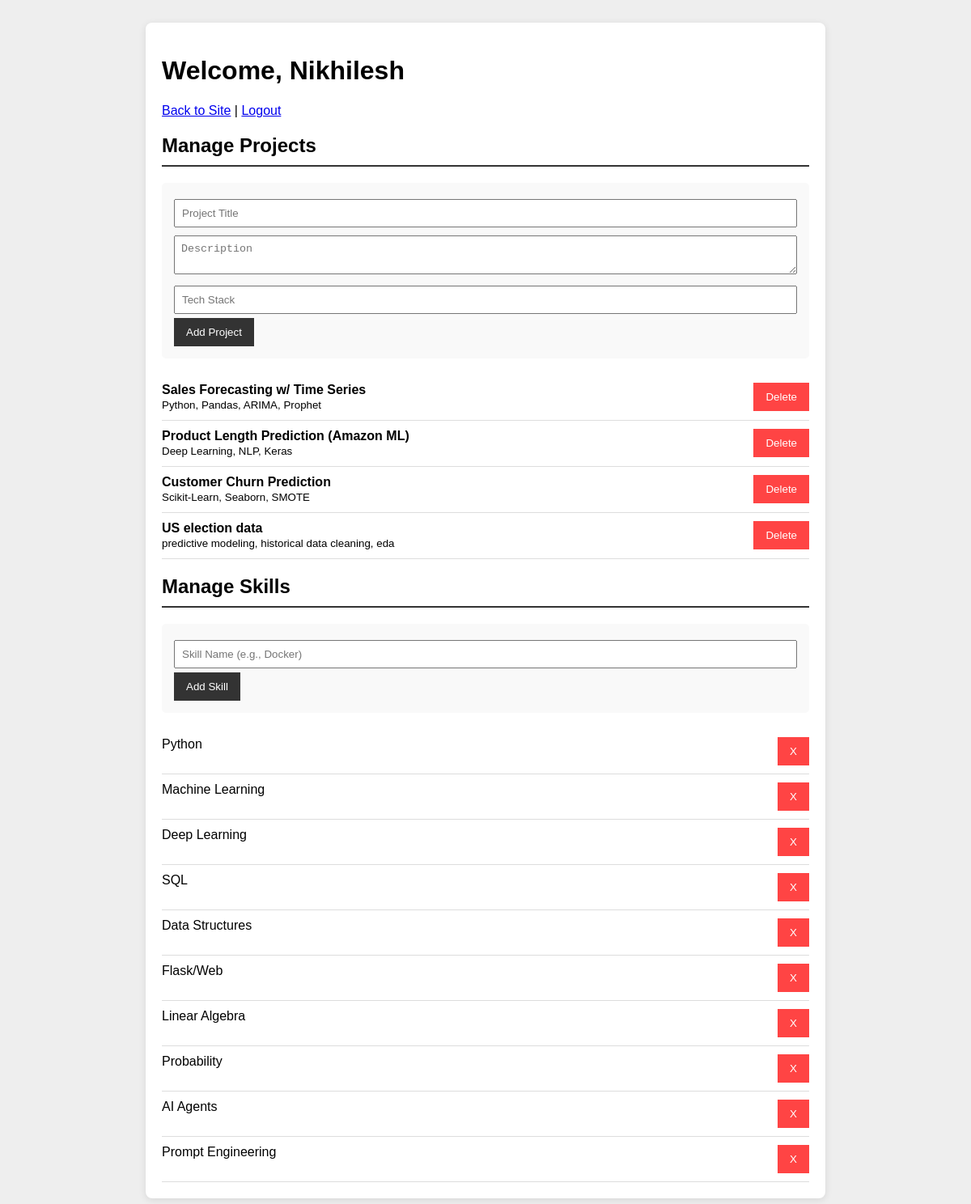
/admin (signed in), run on the app's committed database.
### tables this page shows
CREATE TABLE projects 
                 (id INTEGER PRIMARY KEY, title TEXT, description TEXT, stack TEXT, link TEXT);

CREATE TABLE skills 
                 (id INTEGER PRIMARY KEY, name TEXT, category TEXT);

### app.py (the view, shortened to what this page needs)
@app.route('/admin', methods=['GET', 'POST'])
def admin():
    if 'user' not in session:
        return redirect(url_for('login'))
    conn = sqlite3.connect('portfolio.db')
    conn.row_factory = sqlite3.Row
    c = conn.cursor()
    projects = c.execute('SELECT * FROM projects').fetchall()
    skills = c.execute('SELECT * FROM skills').fetchall()
    conn.close()
    return render_template('admin.html', projects=projects, skills=skills)

### templates/admin.html (shortened to what this page needs)
<!DOCTYPE html>
<html>
<head>
</head>
<body>
    <div class="container">
        <h1>Welcome, Nikhilesh</h1>
        <a href="/">Back to Site</a> | <a href="/logout">Logout</a>
        <h2>Manage Projects</h2>
        <form method="POST">
            <input type="text" name="title" placeholder="Project Title" required>
            <textarea name="desc" placeholder="Description" required></textarea>
            <input type="text" name="stack" placeholder="Tech Stack" required>
            <button type="submit" name="add_project">Add Project</button>
        </form>
        <div>
            {% for project in projects %}
            <div class="item">
                <div><strong>{{ project.title }}</strong><br><small>{{ project.stack }}</small></div>
                <form method="POST" style="display:inline; background:none; padding:0; margin:0;">
                    <button type="submit" name="delete_project" class="delete-btn">Delete</button>
                </form>
            </div>
            {% endfor %}
        </div>
        <h2>Manage Skills</h2>
        <form method="POST">
            <input type="text" name="name" placeholder="Skill Name (e.g., Docker)" required>
            <button type="submit" name="add_skill">Add Skill</button>
        </form>
        <div>
            {% for skill in skills %}
            <div class="item">
                <span>{{ skill.name }}</span>
                <form method="POST" style="display:inline; background:none; padding:0; margin:0;">
                    <button type="submit" name="delete_skill" class="delete-btn">X</button>
                </form>
            </div>
            {% endfor %}
        </div>
    </div>
</body>
</html>

### templates/admin.html (style rules this page uses)
body { font-family: sans-serif; padding: 20px; background: #eee; }
.container { max-width: 800px; margin: 0 auto; background: white; padding: 20px; border-radius: 8px; box-shadow: 0 2px 10px rgba(0,0,0,0.1); }
h2 { border-bottom: 2px solid #333; padding-bottom: 10px; }
form { margin-bottom: 20px; background: #f9f9f9; padding: 15px; border-radius: 5px; }
input, textarea { width: 100%; padding: 8px; margin: 5px 0; box-sizing: border-box; }
button { background: #333; color: white; padding: 10px 15px; border: none; cursor: pointer; }
.item { display: flex; justify-content: space-between; border-bottom: 1px solid #ddd; padding: 10px 0; }
.delete-btn { background: #ff4444; margin-left: 10px; }

### data on the page
projects: title "Sales Forecasting w/ Time Series", stack "Python, Pandas, ARIMA, Prophet"
projects: title "Product Length Prediction (Amazon ML)", stack "Deep Learning, NLP, Keras"
projects: title "Customer Churn Prediction", stack "Scikit-Learn, Seaborn, SMOTE"
projects: title "US election data", stack "predictive modeling, historical data cleaning, eda"
skills: name "Python"
skills: name "Machine Learning"
skills: name "Deep Learning"
skills: name "SQL"
skills: name "Data Structures"
skills: name "Flask/Web"
skills: name "Linear Algebra"
skills: name "Probability"
skills: name "AI Agents"
skills: name "Prompt Engineering"
